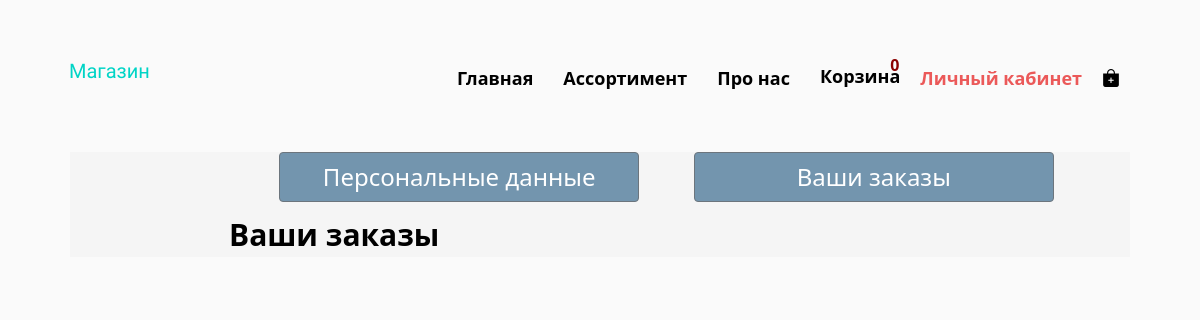
Before: /account/orders (signed in) with the older database file.
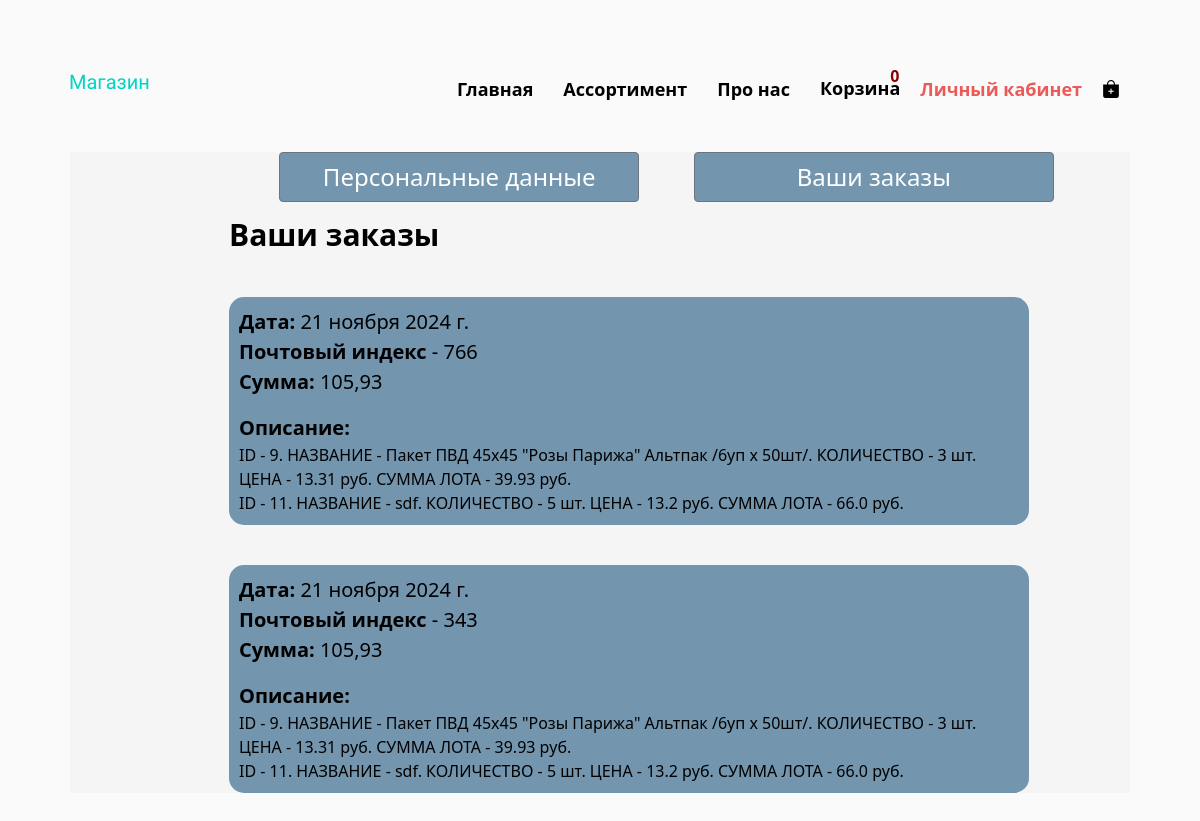
After: the same page with the newer database file.
### payment/models.py (models this page shows, shortened)
class Orders(models.Model):
    phone = models.CharField('Номер телефона', max_length=20)
    name = models.CharField('Имя пользователя', max_length=20)
    date = models.DateField('Дата', default=datetime.now)
    summ = models.FloatField('Сумма заказа', default=0)
    status = models.IntegerField('Статус оплаты', default=0)
    id_yk = models.CharField('ID из Yookassa', max_length=100, default='')
    description = models.CharField('Детали заказа', max_length=10000, default='')
    index = models.CharField('Почтовый индекс', max_length=20, default='')
    class Meta:
        verbose_name = 'Ордер'
        verbose_name_plural = 'Ордера'

### users/views.py (the view)
# urls.py: path('/orders', views.orders, name='orders'),
def orders(request):
    orders_ = Orders.objects.filter(status=1, phone=request.user.username)
    for order in orders_:
        try:
            desc = order.description
            desc_ = ''
            for i in range(len(desc)):
                if desc[i] + desc[i + 1] == 'ID':
                    desc_ += str(i + 1) + ') '
                desc_ += desc[i]
            order.description = mark_safe(desc_)
        except Exception as e:
            pass
    all_quantity = len(list(Basket.objects.filter(username=request.user.username)))
    return render(request, 'users/orders.html', {'all_q': all_quantity, 'active_b': 'private', 'orders': orders_[::-1]})

### users/templates/users/orders.html (shortened to what this page needs)
{% extends 'base/layout.html' %}
{% block content %}
{% load static %}
{% block css %}
    <link rel="stylesheet" href="{% static 'users/css/lk.css' %}">
{% endblock %}
    <div class="acc2">
         <div class="shapka">
            <a href="{% url 'private' %}"><button type="button" class="btn btn-acc btn-outline-secondary">Персональные данные</button></a>
            <a href="{% url 'orders' %}"><button type="button" class="btn btn-acc btn-outline-secondary">Ваши заказы</button></a>
        </div>
        <div class="orders">
            <p class="title">Ваши заказы</p>
             {% for order in orders %}
                <div class="order">
                     <p><span class="get">Дата:</span> {{ order.date }}<br><span class="get">Почтовый индекс</span> - {{order.index}}<br><span class="get">Сумма: </span> <span>{{ order.summ }}</span><br></p>
                    <span class="get">Описание:</span><br>
                    <span>{{ order.description|linebreaksbr }}</span>
                </div>
            {% endfor %}
        </div>
    </div>
{% endblock %}

### base/templates/base/layout.html (shortened to what this page needs)
<!doctype html>
{% load static %}
<html lang="ru">
<head>
    <link rel="stylesheet" href="{% static 'base/css/main.css' %}">
    <link rel="stylesheet" href="{% static 'base/css/assortment.css' %}">
    <link rel="stylesheet" href="{% static 'base/css/as3.css' %}">
    {% block css %} {% endblock %}
    <link rel="stylesheet" href="https://use.fontawesome.com/releases/v6.4.0/css/all.css">
    <link href="https://cdn.jsdelivr.net/npm/bootstrap@5.1.3/dist/css/bootstrap.min.css" rel="stylesheet">
    <link rel="stylesheet" href="https://cdn.jsdelivr.net/npm/bootstrap-icons@1.8.3/font/bootstrap-icons.css">
</head>
<body style="background-color: #f5f5f5; ">
    <header>
        <div class="navigation">
            <div><a href="{% url 'home' %}" class="logo">Магазин</a></div>
            <div class="menu">
                <ul class="nav">
                    <li><a class="link {% if active_b == 'index' %}active{%endif%}" href="{% url 'home' %}"> Главная</a></li>
                    <li><a class="link {% if active_b == 'assortment' %}active{%endif%}" href="{% url 'assortment' %}"> Ассортимент</a></li>
                    <li><a class="link {% if active_b == 'about' %}active{%endif%}" href="{% url 'about' %}"> Про нас</a></li>
                </ul>
                <ul class="nav icon">
                    {% if not request.user.is_authenticated %}
                        <li><a href="{% url 'register' %}"><i class="fas fa-shopping-cart" style="display: none;"></i>Корзина</a></li>
                        <li><a href="{% url 'register' %}"><i class="fas fa-user" style="display: none;"></i>Личный кабинет</a></li>
                    {% else %}
                        <div class="bskt">
                            <b id="all_q">{{ all_q }}</b>
                            <li><a class="link {% if active_b == 'basket' %}active{%endif%}" href="{% url 'basket' %}">Корзина</a></li>
                        </div>
                        <li><a class="link {% if active_b == 'private' %}active{%endif%}" href="{% url 'private' %}">Личный кабинет</a></li>
                        {% if user.is_superuser %}
                            <li><a href="{% url 'news_home' %}" class="link"><i class="bi bi-bag-plus-fill"></i></a></li>
                        {% endif %}
                    {% endif %}
                </ul>
            </div>
        </div>
	</header>
    <main>
        {% block content %}
        {% endblock %}
    </main>
</body>
</html>

### base/static/base/css/main.css (style rules this page uses)
html { background-color: #fafafa; }
body { margin-left: 70px; margin-right: 70px; font-family: 'Roboto-Regular', sans-serif; background-size: 100%; padding: 0; background-attachment: fixed; background-size: cover; background-repeat: no-repeat; background-position: center center; margin-bottom: 200px; color: black; }
.navigation { position: absolute; display: flex; justify-content: space-between; align-items: center; width: 90%; top: 12%; left: 50%; transform: translate(-50%, -50%); color: #fff; }
.menu { display: flex; margin-bottom: 35px; }
.nav { display: flex; list-style: none; }
.nav li a { color: black; font-weight: bold; text-decoration: none; margin: 0 30px 0 0; font-size: 18px; }
.icon li a { margin: 0 20px 0 0; }
.bskt { margin-top: -8%; }
.bskt b { color: darkred; position: relative; margin-left: 70%; top: 25%; }
.logo { margin-left: 9px; margin-top: -40px; font-size: 20px; font-family: 'Quicksand', sans-serif; color: #00D4C6; text-decoration: none; display: block; transition: transform .6s ease; }
.link { transition: .3s; }
.link.active { color: #eb5959 !important; font-weight: bold !important; }

### base/static/base/css/assortment.css (style rules this page uses)
:root { --rad: .7rem; --dur: .3s; --color-dark: #2f2f2f; --color-light: #fff; --color-brand: #57bd84; --font-fam: 'Lato', sans-serif; --height: 5rem; --btn-width: 6rem; --bez: cubic-bezier(0, 0, 0.43, 1.49); }
:root { --vs-primary: 29 92 255; }

### base/static/base/css/as3.css (style rules this page uses)
:root { --rad: .7rem; --dur: .3s; --color-dark: #2f2f2f; --color-light: #fff; --color-brand: #57bd84; --height: 5rem; --btn-width: 6rem; --bez: cubic-bezier(0, 0, 0.43, 1.49); }
:root { --vs-primary: 29 92 255; }

### users/static/users/css/lk.css (style rules this page uses)
.acc, .acc2 { margin: 15% 0 0 15%; }
.acc2 { margin-bottom: 100px; }
.orders p { font-size: 20px; color: black; }
.orders .title, .prvt .title { color: black; font-weight: bold; font-size: 30px; margin-top: 10px; }
.order .get { font-weight: bold; font-size: 20px; }
.order { width: 800px; height: auto; background-color: #7395AE; border-radius: 15px; margin-top: 40px; padding: 10px; }
.shapka { margin-top: -60px; }
.shapka button { font-size: 180%; width: 30%; margin-left: 50px; color: white; background-color: #7395AE; }
.btn-acc { color: white; background-color: #7395AE; font-size: 120%; }
@media only screen and (max-width: 1600px) { .acc, .acc2 { margin-top: 20%; color: black; } }
@media only screen and (max-width: 1600px) { .shapka button { font-size: 150%; } }
@media only screen and (max-width: 1250px) { .shapka button { width: 40%; } }

Changed rows visible on the page:
added Orders: date "21 ноября 2024 г.", index "766", summ "105,93", description "ID - 9. НАЗВАНИЕ - Пакет ПВД 45х45 \"Розы Парижа\" Альтпак /6уп х 50шт/. КОЛИЧЕСТВО - 3 шт. ЦЕНА - 13.31 руб. СУММА ЛОТА - 39.93 руб. ID - 11. НАЗВАНИЕ - sdf. КОЛИЧЕСТВО - 5 шт. ЦЕНА - 13.2 руб. СУММА ЛОТА - 66.0 руб."
added Orders: date "21 ноября 2024 г.", index "343", summ "105,93", description "ID - 9. НАЗВАНИЕ - Пакет ПВД 45х45 \"Розы Парижа\" Альтпак /6уп х 50шт/. КОЛИЧЕСТВО - 3 шт. ЦЕНА - 13.31 руб. СУММА ЛОТА - 39.93 руб. ID - 11. НАЗВАНИЕ - sdf. КОЛИЧЕСТВО - 5 шт. ЦЕНА - 13.2 руб. СУММА ЛОТА - 66.0 руб."
